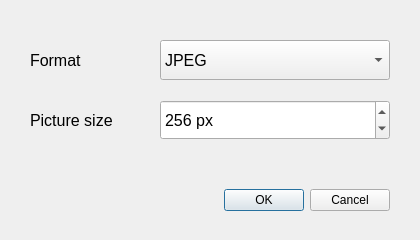
<?xml version="1.0" encoding="UTF-8"?>
<ui version="4.0">
 <class>ExportPicturesDialog</class>
 <widget class="QDialog" name="ExportPicturesDialog">
  <property name="geometry">
   <rect>
    <x>0</x>
    <y>0</y>
    <width>420</width>
    <height>240</height>
   </rect>
  </property>
  <property name="windowTitle">
   <string>Export As Pictures — Qrlot</string>
  </property>
  <widget class="QDialogButtonBox" name="buttonBox">
   <property name="geometry">
    <rect>
     <x>200</x>
     <y>180</y>
     <width>190</width>
     <height>40</height>
    </rect>
   </property>
   <property name="orientation">
    <enum>Qt::Orientation::Horizontal</enum>
   </property>
   <property name="standardButtons">
    <set>QDialogButtonBox::StandardButton::Cancel|QDialogButtonBox::StandardButton::Ok</set>
   </property>
  </widget>
  <widget class="QSpinBox" name="sizeSpinBox">
   <property name="geometry">
    <rect>
     <x>160</x>
     <y>100</y>
     <width>230</width>
     <height>40</height>
    </rect>
   </property>
   <property name="font">
    <font>
     <pointsize>12</pointsize>
    </font>
   </property>
   <property name="accelerated">
    <bool>true</bool>
   </property>
   <property name="suffix">
    <string> px</string>
   </property>
   <property name="maximum">
    <number>4096</number>
   </property>
   <property name="value">
    <number>256</number>
   </property>
  </widget>
  <widget class="QLabel" name="sizeLabel">
   <property name="geometry">
    <rect>
     <x>30</x>
     <y>100</y>
     <width>120</width>
     <height>40</height>
    </rect>
   </property>
   <property name="font">
    <font>
     <pointsize>12</pointsize>
    </font>
   </property>
   <property name="text">
    <string>Picture size</string>
   </property>
  </widget>
  <widget class="QComboBox" name="formatComboBox">
   <property name="geometry">
    <rect>
     <x>160</x>
     <y>40</y>
     <width>230</width>
     <height>40</height>
    </rect>
   </property>
   <property name="minimumSize">
    <size>
     <width>0</width>
     <height>0</height>
    </size>
   </property>
   <property name="sizeIncrement">
    <size>
     <width>0</width>
     <height>0</height>
    </size>
   </property>
   <property name="font">
    <font>
     <pointsize>12</pointsize>
    </font>
   </property>
   <property name="layoutDirection">
    <enum>Qt::LayoutDirection::LeftToRight</enum>
   </property>
   <property name="styleSheet">
    <string notr="true"/>
   </property>
   <property name="currentText">
    <string>JPEG</string>
   </property>
   <property name="sizeAdjustPolicy">
    <enum>QComboBox::SizeAdjustPolicy::AdjustToContentsOnFirstShow</enum>
   </property>
   <item>
    <property name="text">
     <string>JPEG</string>
    </property>
   </item>
   <item>
    <property name="text">
     <string>PNG</string>
    </property>
   </item>
  </widget>
  <widget class="QLabel" name="formatLabel">
   <property name="geometry">
    <rect>
     <x>30</x>
     <y>40</y>
     <width>120</width>
     <height>40</height>
    </rect>
   </property>
   <property name="font">
    <font>
     <pointsize>12</pointsize>
    </font>
   </property>
   <property name="text">
    <string>Format</string>
   </property>
  </widget>
 </widget>
 <resources/>
 <connections>
  <connection>
   <sender>buttonBox</sender>
   <signal>rejected()</signal>
   <receiver>ExportPicturesDialog</receiver>
   <slot>reject()</slot>
   <hints>
    <hint type="sourcelabel">
     <x>316</x>
     <y>260</y>
    </hint>
    <hint type="destinationlabel">
     <x>286</x>
     <y>274</y>
    </hint>
   </hints>
  </connection>
  <connection>
   <sender>buttonBox</sender>
   <signal>accepted()</signal>
   <receiver>ExportPicturesDialog</receiver>
   <slot>accept()</slot>
   <hints>
    <hint type="sourcelabel">
     <x>248</x>
     <y>254</y>
    </hint>
    <hint type="destinationlabel">
     <x>157</x>
     <y>274</y>
    </hint>
   </hints>
  </connection>
 </connections>
</ui>
